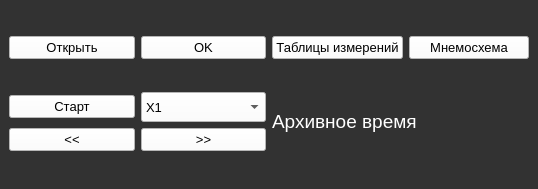
<?xml version="1.0" encoding="UTF-8"?>
<ui version="4.0">
 <class>MainWindow</class>
 <widget class="QMainWindow" name="MainWindow">
  <property name="enabled">
   <bool>true</bool>
  </property>
  <property name="geometry">
   <rect>
    <x>0</x>
    <y>0</y>
    <width>538</width>
    <height>189</height>
   </rect>
  </property>
  <property name="windowTitle">
   <string>Архив</string>
  </property>
  <property name="styleSheet">
   <string notr="true">background-color:rgb(50, 50, 50)</string>
  </property>
  <widget class="QWidget" name="centralwidget">
   <property name="enabled">
    <bool>true</bool>
   </property>
   <layout class="QGridLayout" name="gridLayout">
    <item row="1" column="0">
     <layout class="QVBoxLayout" name="verticalLayout_3">
      <item>
       <layout class="QHBoxLayout" name="horizontalLayout">
        <item>
         <widget class="QPushButton" name="play">
          <property name="font">
           <font>
            <pointsize>10</pointsize>
           </font>
          </property>
          <property name="styleSheet">
           <string notr="true">background-color: rgb(255, 255, 255);</string>
          </property>
          <property name="text">
           <string>Старт</string>
          </property>
         </widget>
        </item>
        <item>
         <widget class="QComboBox" name="comboBox">
          <property name="minimumSize">
           <size>
            <width>0</width>
            <height>30</height>
           </size>
          </property>
          <property name="font">
           <font>
            <pointsize>10</pointsize>
           </font>
          </property>
          <property name="layoutDirection">
           <enum>Qt::LeftToRight</enum>
          </property>
          <property name="styleSheet">
           <string notr="true">background-color: rgb(255, 255, 255);</string>
          </property>
          <item>
           <property name="text">
            <string>X1</string>
           </property>
          </item>
          <item>
           <property name="text">
            <string>X2</string>
           </property>
          </item>
          <item>
           <property name="text">
            <string>X4</string>
           </property>
          </item>
          <item>
           <property name="text">
            <string>X8</string>
           </property>
          </item>
          <item>
           <property name="text">
            <string>X16</string>
           </property>
          </item>
         </widget>
        </item>
       </layout>
      </item>
      <item>
       <layout class="QHBoxLayout" name="horizontalLayout_2">
        <item>
         <widget class="QPushButton" name="Button_prev">
          <property name="font">
           <font>
            <pointsize>10</pointsize>
           </font>
          </property>
          <property name="styleSheet">
           <string notr="true">background-color: rgb(255, 255, 255);</string>
          </property>
          <property name="text">
           <string>&lt;&lt;</string>
          </property>
         </widget>
        </item>
        <item>
         <widget class="QPushButton" name="Button_next">
          <property name="font">
           <font>
            <pointsize>10</pointsize>
           </font>
          </property>
          <property name="styleSheet">
           <string notr="true">background-color: rgb(255, 255, 255);</string>
          </property>
          <property name="text">
           <string>&gt;&gt;</string>
          </property>
         </widget>
        </item>
       </layout>
      </item>
     </layout>
    </item>
    <item row="1" column="1">
     <widget class="QLabel" name="label_timer_2">
      <property name="minimumSize">
       <size>
        <width>200</width>
        <height>0</height>
       </size>
      </property>
      <property name="font">
       <font>
        <family>MS Shell Dlg 2</family>
        <pointsize>14</pointsize>
        <weight>9</weight>
        <italic>false</italic>
        <bold>false</bold>
        <stylestrategy>PreferDefault</stylestrategy>
       </font>
      </property>
      <property name="layoutDirection">
       <enum>Qt::LeftToRight</enum>
      </property>
      <property name="styleSheet">
       <string notr="true">font: 75 14pt &quot;MS Shell Dlg 2&quot;;
color: rgb(255, 255, 255);
</string>
      </property>
      <property name="text">
       <string>Архивное время</string>
      </property>
     </widget>
    </item>
    <item row="0" column="0">
     <layout class="QHBoxLayout" name="horizontalLayout_3">
      <item>
       <widget class="QPushButton" name="OpenFile">
        <property name="minimumSize">
         <size>
          <width>0</width>
          <height>0</height>
         </size>
        </property>
        <property name="sizeIncrement">
         <size>
          <width>0</width>
          <height>0</height>
         </size>
        </property>
        <property name="font">
         <font>
          <pointsize>10</pointsize>
         </font>
        </property>
        <property name="styleSheet">
         <string notr="true">background-color: rgb(255, 255, 255);</string>
        </property>
        <property name="text">
         <string>Открыть</string>
        </property>
       </widget>
      </item>
      <item>
       <widget class="QPushButton" name="EnterFileName">
        <property name="font">
         <font>
          <pointsize>10</pointsize>
         </font>
        </property>
        <property name="styleSheet">
         <string notr="true">background-color: rgb(255, 255, 255);</string>
        </property>
        <property name="text">
         <string>OK</string>
        </property>
       </widget>
      </item>
     </layout>
    </item>
    <item row="0" column="1">
     <layout class="QHBoxLayout" name="horizontalLayout_4">
      <item>
       <widget class="QPushButton" name="Tables">
        <property name="font">
         <font>
          <pointsize>10</pointsize>
         </font>
        </property>
        <property name="styleSheet">
         <string notr="true">background-color: rgb(255, 255, 255);


</string>
        </property>
        <property name="text">
         <string>Таблицы измерений</string>
        </property>
       </widget>
      </item>
      <item>
       <widget class="QPushButton" name="Schema">
        <property name="font">
         <font>
          <pointsize>10</pointsize>
         </font>
        </property>
        <property name="styleSheet">
         <string notr="true">background-color: rgb(255, 255, 255);
</string>
        </property>
        <property name="text">
         <string>Мнемосхема</string>
        </property>
       </widget>
      </item>
     </layout>
    </item>
   </layout>
  </widget>
 </widget>
 <resources/>
 <connections/>
</ui>
